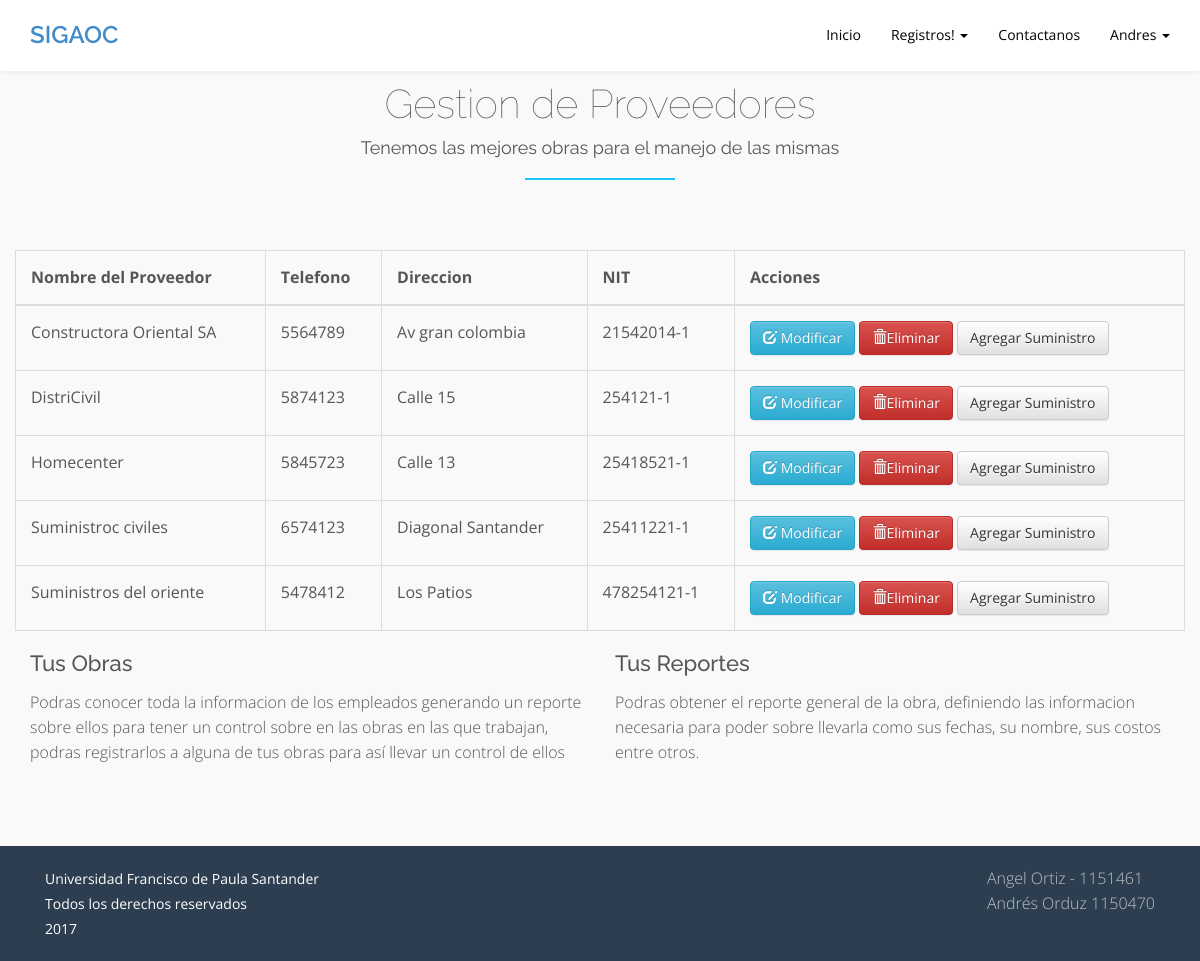
Page /gestion_proveedor/gestion_proveedor.php (signed in) on the committed database.
### tables this page shows
CREATE TABLE `proveedor` (
  `id_proveedor` int(11) NOT NULL,
  `nit` varchar(30) NOT NULL,
  `nombre` varchar(30) NOT NULL,
  `telefono` int(11) NOT NULL,
  `direccion` varchar(30) NOT NULL
);

### gestion_proveedor/proveedores_gestionar.php (the view, shortened to what this page needs)
<?php
$con=@mysqli_connect('localhost', 'root', '', 'obra_civil');
   $sql="SELECT * FROM PROVEEDOR";
   $query = mysqli_query($con,$sql);
   if($query)
   {
    ?>
    <table class="table table-bordered">
        <thead>
          <tr>
            <th>Nombre del Proveedor</th>
            <th>Telefono</th>
            <th>Direccion</th>
            <th>NIT</th>
            <th>Acciones</th>
          </tr>
        </thead>
        <tbody>
    <?php
    while($row = mysqli_fetch_row($query))
    {
     if(empty($row))
     {
      ?>
      <div class="alert alert-info" role="alert">
       <button type="button" class="close" data-dismiss="alert">&times;</button>
        <strong></strong>
        <?php
        echo "No se encontraron Resultados!";
        ?>
      </div>
 <?php
      break;
    }
    else
    {
 ?>
    <tr>
    <td><?php echo $row[2];?></td>
    <td><?php echo $row[3]; ?></td>
    <td><?php echo $row[4]; ?></td>
    <td><?php echo $row[1]; ?></td>
    <td>
        <button type="button" id="btnActualizar" data-toggle="modal" data-target="#modalproveedor" class="btn btn-info" data-id="<?php echo $row[0];?>" data-nombre="<?php echo $row[2];?>" data-telefono="<?php echo $row[3]; ?>" data-direccion="<?php echo $row[4];?>" data-nit="<?php echo $row[1];?>"><i class='glyphicon glyphicon-edit'></i> Modificar </button>
        <button type="button" id="btnEliminar" data-toggle="modal" data-target="#deleteProveedor"class="btn btn-danger" data-id="<?php echo $row[0];?>"><i class='glyphicon glyphicon-trash'></i>Eliminar</button>
        <button type="button" id="agregar" class="btn btn-default" data-id="<?php echo $row[0];?>" data-toggle="modal" data-target="#modalSuministro">Agregar Suministro</button>
      </td>
     </tr>
    <?php
     }
    }
    ?>
     </tbody>
    </table>
    <?php
   }

### css/style.css (style rules this page uses)
html, button, input, select, textarea { color: #222; }
html { font-size: 1em; line-height: 1.4; }
html, body { background-color: #fff; font-size: 16px; color: #565656; width:100%; padding:0; margin-left:0; margin-right:0; font-family: 'Open Sans', sans-serif; -webkit-font-smoothing:antialiased; font-weight: 300; }
a, button, a span { -webkit-transition: 0.2s ease-in-out; -o-transition: 0.2s ease-in-out; transition: 0.2s ease-in-out; }
*, *:before, *:after { -webkit-box-sizing:border-box; -moz-box-sizing:border-box; box-sizing:border-box; }
.table > thead > tr > th, .table > tbody > tr > td { padding: 15px; }

### rows in the picture
proveedor: nombre "Constructora Oriental SA", telefono "5564789", direccion "Av gran colombia", nit "21542014-1"
proveedor: nombre "DistriCivil", telefono "5874123", direccion "Calle 15", nit "254121-1"
proveedor: nombre "Homecenter", telefono "5845723", direccion "Calle 13", nit "25418521-1"
proveedor: nombre "Suministroc civiles", telefono "6574123", direccion "Diagonal Santander", nit "25411221-1"
proveedor: nombre "Suministros del oriente", telefono "5478412", direccion "Los Patios", nit "478254121-1"

### other values in the picture
$_SESSION['nombre'] "Andres"
